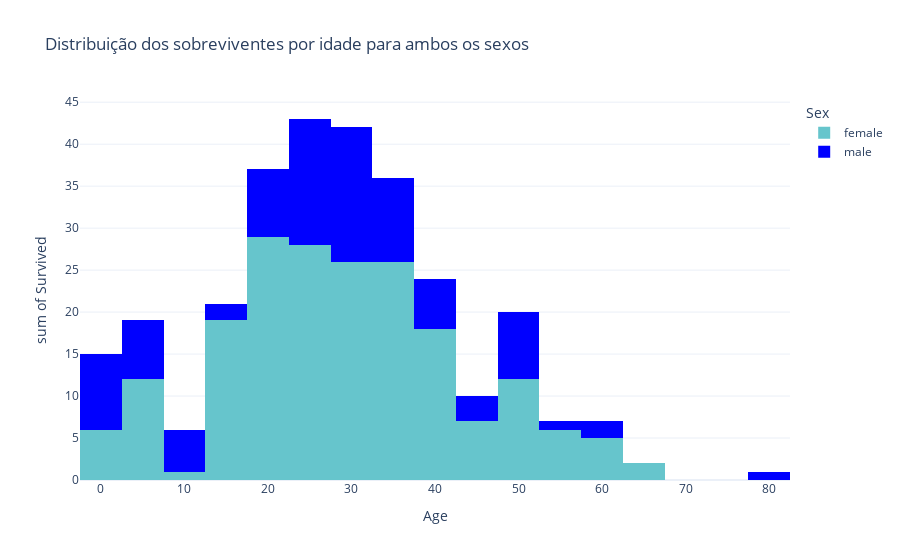

This figure's notebook cell:
### Code cell
px.histogram(data_frame = df[df['Survived'] == 1], x = 'Age', y = 'Survived', color = 'Sex', 
             title = 'Distribuição dos sobreviventes por idade para ambos os sexos',
             color_discrete_map={'male': 'blue',
                                 'female': 'rgb(102,197,204)'},
             nbins = k)

### Figure 1 — Plotly figure (JSON) as saved in the notebook; plotly's stock layout.template omitted (floating-point values rounded to 4 significant figures; data arrays with more than 128 entries replaced by an {"elided": "..."} marker saying what was removed)
{"data": [{"alignmentgroup": "True", "bingroup": "x", "histfunc": "sum", "hovertemplate": "Sex=female<br>Age=%{x}<br>sum of Survived=%{y}<extra></extra>", "legendgroup": "female", "marker": {"color": "rgb(102,197,204)", "pattern": {"shape": ""}}, "name": "female", "nbinsx": 20, "offsetgroup": "female", "orientation": "v", "showlegend": true, "type": "histogram", "x": {"elided": "233 float values"}, "xaxis": "x", "y": {"elided": "233 int values"}, "yaxis": "y"}, {"alignmentgroup": "True", "bingroup": "x", "histfunc": "sum", "hovertemplate": "Sex=male<br>Age=%{x}<br>sum of Survived=%{y}<extra></extra>", "legendgroup": "male", "marker": {"color": "blue", "pattern": {"shape": ""}}, "name": "male", "nbinsx": 20, "offsetgroup": "male", "orientation": "v", "showlegend": true, "type": "histogram", "x": [null, 34, 28, null, null, null, 32, 0.83, 29, 23, null, 12, 24, 27, 9, 1, 45, 3, 18, 26, 40, 16, 38, 19, 37, 3, 25, 25, 19, 30, 42, null, null, 0.92, 45, 2, 3, 25, 36, 21, 39, 3, 44, 32, 28, null, 4, 34, 52, 49, 29, 48, 25, 9, null, 26, 29, 36, 32, null, 8, 17, 22, 32, 62, 36, 32, 60, 49, 35, 27, 42, 20, 80, 32, null, 48, 56, 50, 20, 31, 36, 27, 31, null, 35, 42, null, 48, 27, 35, null, 31, 6, 0.67, 20, 1, 11, 0.42, 27, 27, 1, null, 0.83, 32, null, 51, 4, 26], "xaxis": "x", "y": [1, 1, 1, 1, 1, 1, 1, 1, 1, 1, 1, 1, 1, 1, 1, 1, 1, 1, 1, 1, 1, 1, 1, 1, 1, 1, 1, 1, 1, 1, 1, 1, 1, 1, 1, 1, 1, 1, 1, 1, 1, 1, 1, 1, 1, 1, 1, 1, 1, 1, 1, 1, 1, 1, 1, 1, 1, 1, 1, 1, 1, 1, 1, 1, 1, 1, 1, 1, 1, 1, 1, 1, 1, 1, 1, 1, 1, 1, 1, 1, 1, 1, 1, 1, 1, 1, 1, 1, 1, 1, 1, 1, 1, 1, 1, 1, 1, 1, 1, 1, 1, 1, 1, 1, 1, 1, 1, 1, 1], "yaxis": "y"}], "layout": {"barmode": "relative", "legend": {"title": {"text": "Sex"}, "tracegroupgap": 0}, "title": {"text": "Distribuição dos sobreviventes por idade para ambos os sexos"}, "xaxis": {"anchor": "y", "domain": [0, 1], "title": {"text": "Age"}}, "yaxis": {"anchor": "x", "domain": [0, 1], "title": {"text": "sum of Survived"}}}}
